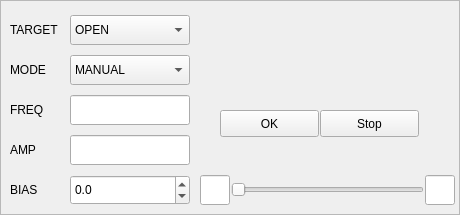
   <widget class="QFrame" name="TestRun">
    <property name="geometry">
     <rect>
      <x>690</x>
      <y>5</y>
      <width>460</width>
      <height>215</height>
     </rect>
    </property>
    <property name="mouseTracking">
     <bool>true</bool>
    </property>
    <property name="frameShape">
     <enum>QFrame::StyledPanel</enum>
    </property>
    <property name="frameShadow">
     <enum>QFrame::Raised</enum>
    </property>
    <widget class="QComboBox" name="waveModeCombo">
     <property name="geometry">
      <rect>
       <x>70</x>
       <y>55</y>
       <width>120</width>
       <height>30</height>
      </rect>
     </property>
     <property name="font">
      <font>
       <pointsize>9</pointsize>
      </font>
     </property>
     <property name="mouseTracking">
      <bool>true</bool>
     </property>
     <property name="toolTip">
      <string>&lt;html&gt;&lt;head/&gt;&lt;body&gt;&lt;p&gt;控制方式选择：MANUAL-手动控制，Sine-正弦曲线自动控制，Square-方波曲线自动控制，Triangular-三角波曲线自动控制&lt;/p&gt;&lt;/body&gt;&lt;/html&gt;</string>
     </property>
     <item>
      <property name="text">
       <string>MANUAL</string>
      </property>
     </item>
     <item>
      <property name="text">
       <string>Sine</string>
      </property>
     </item>
     <item>
      <property name="text">
       <string>Square</string>
      </property>
     </item>
     <item>
      <property name="text">
       <string>Triangular</string>
      </property>
     </item>
    </widget>
    <widget class="QLabel" name="MODELabel">
     <property name="geometry">
      <rect>
       <x>10</x>
       <y>50</y>
       <width>60</width>
       <height>40</height>
      </rect>
     </property>
     <property name="font">
      <font>
       <pointsize>9</pointsize>
      </font>
     </property>
     <property name="mouseTracking">
      <bool>true</bool>
     </property>
     <property name="toolTip">
      <string>&lt;html&gt;&lt;head/&gt;&lt;body&gt;&lt;p&gt;模块控制方式&lt;/p&gt;&lt;/body&gt;&lt;/html&gt;</string>
     </property>
     <property name="text">
      <string>MODE</string>
     </property>
    </widget>
    <widget class="QPushButton" name="confirmButton">
     <property name="geometry">
      <rect>
       <x>220</x>
       <y>110</y>
       <width>99</width>
       <height>27</height>
      </rect>
     </property>
     <property name="font">
      <font>
       <pointsize>9</pointsize>
      </font>
     </property>
     <property name="mouseTracking">
      <bool>true</bool>
     </property>
     <property name="toolTip">
      <string>&lt;html&gt;&lt;head/&gt;&lt;body&gt;&lt;p&gt;控制运动允许&lt;/p&gt;&lt;/body&gt;&lt;/html&gt;</string>
     </property>
     <property name="text">
      <string>OK</string>
     </property>
    </widget>
    <widget class="QLineEdit" name="manualMax">
     <property name="geometry">
      <rect>
       <x>425</x>
       <y>175</y>
       <width>30</width>
       <height>30</height>
      </rect>
     </property>
     <property name="sizePolicy">
      <sizepolicy hsizetype="Ignored" vsizetype="Fixed">
       <horstretch>1</horstretch>
       <verstretch>0</verstretch>
      </sizepolicy>
     </property>
     <property name="font">
      <font>
       <pointsize>9</pointsize>
      </font>
     </property>
     <property name="toolTip">
      <string>&lt;html&gt;&lt;head/&gt;&lt;body&gt;&lt;p&gt;滑块控制范围上限&lt;/p&gt;&lt;/body&gt;&lt;/html&gt;</string>
     </property>
    </widget>
    <widget class="QLabel" name="TARGETLabel">
     <property name="geometry">
      <rect>
       <x>10</x>
       <y>10</y>
       <width>60</width>
       <height>40</height>
      </rect>
     </property>
     <property name="font">
      <font>
       <pointsize>9</pointsize>
      </font>
     </property>
     <property name="mouseTracking">
      <bool>true</bool>
     </property>
     <property name="toolTip">
      <string>&lt;html&gt;&lt;head/&gt;&lt;body&gt;&lt;p&gt;模块工作模式&lt;/p&gt;&lt;/body&gt;&lt;/html&gt;</string>
     </property>
     <property name="text">
      <string>TARGET</string>
     </property>
    </widget>
    <widget class="QLabel" name="BIASLabel">
     <property name="geometry">
      <rect>
       <x>10</x>
       <y>170</y>
       <width>60</width>
       <height>40</height>
      </rect>
     </property>
     <property name="font">
      <font>
       <pointsize>9</pointsize>
      </font>
     </property>
     <property name="mouseTracking">
      <bool>true</bool>
     </property>
     <property name="toolTip">
      <string>&lt;html&gt;&lt;head/&gt;&lt;body&gt;&lt;p&gt;偏移量 / 手动控制中的目标值&lt;/p&gt;&lt;/body&gt;&lt;/html&gt;</string>
     </property>
     <property name="text">
      <string>BIAS</string>
     </property>
    </widget>
    <widget class="QLineEdit" name="manualMin">
     <property name="geometry">
      <rect>
       <x>200</x>
       <y>175</y>
       <width>30</width>
       <height>30</height>
      </rect>
     </property>
     <property name="sizePolicy">
      <sizepolicy hsizetype="Ignored" vsizetype="Fixed">
       <horstretch>1</horstretch>
       <verstretch>0</verstretch>
      </sizepolicy>
     </property>
     <property name="font">
      <font>
       <pointsize>9</pointsize>
      </font>
     </property>
     <property name="toolTip">
      <string>&lt;html&gt;&lt;head/&gt;&lt;body&gt;&lt;p&gt;滑块控制范围下限&lt;/p&gt;&lt;/body&gt;&lt;/html&gt;</string>
     </property>
    </widget>
    <widget class="QDoubleSpinBox" name="txtBias">
     <property name="geometry">
      <rect>
       <x>70</x>
       <y>175</y>
       <width>120</width>
       <height>30</height>
      </rect>
     </property>
     <property name="sizePolicy">
      <sizepolicy hsizetype="Preferred" vsizetype="Fixed">
       <horstretch>0</horstretch>
       <verstretch>0</verstretch>
      </sizepolicy>
     </property>
     <property name="font">
      <font>
       <pointsize>9</pointsize>
      </font>
     </property>
     <property name="mouseTracking">
      <bool>true</bool>
     </property>
     <property name="toolTip">
      <string>&lt;html&gt;&lt;head/&gt;&lt;body&gt;&lt;p&gt;开环：%，电流：mA，速度：rpm，位置：°&lt;/p&gt;&lt;/body&gt;&lt;/html&gt;</string>
     </property>
     <property name="decimals">
      <number>1</number>
     </property>
     <property name="minimum">
      <double>-99999.000000000000000</double>
     </property>
     <property name="maximum">
      <double>99999.000000000000000</double>
     </property>
     <property name="singleStep">
      <double>0.100000000000000</double>
     </property>
    </widget>
    <widget class="QComboBox" name="cmbWorkMode">
     <property name="geometry">
      <rect>
       <x>70</x>
       <y>15</y>
       <width>120</width>
       <height>30</height>
      </rect>
     </property>
     <property name="font">
      <font>
       <pointsize>9</pointsize>
      </font>
     </property>
     <property name="mouseTracking">
      <bool>true</bool>
     </property>
     <property name="toolTip">
      <string>&lt;html&gt;&lt;head/&gt;&lt;body&gt;&lt;p&gt;工作模式选择：OPEN-开环，CUR-电流模式，SPD-速度模式，POS-位置模式&lt;/p&gt;&lt;/body&gt;&lt;/html&gt;</string>
     </property>
     <item>
      <property name="text">
       <string>OPEN</string>
      </property>
     </item>
     <item>
      <property name="text">
       <string>CUR</string>
      </property>
     </item>
     <item>
      <property name="text">
       <string>SPD</string>
      </property>
     </item>
     <item>
      <property name="text">
       <string>POS</string>
      </property>
     </item>
    </widget>
    <widget class="QLabel" name="FREQLabel">
     <property name="geometry">
      <rect>
       <x>10</x>
       <y>90</y>
       <width>60</width>
       <height>40</height>
      </rect>
     </property>
     <property name="font">
      <font>
       <pointsize>9</pointsize>
      </font>
     </property>
     <property name="mouseTracking">
      <bool>true</bool>
     </property>
     <property name="toolTip">
      <string>&lt;html&gt;&lt;head/&gt;&lt;body&gt;&lt;p&gt;自动控制的曲线频率&lt;/p&gt;&lt;/body&gt;&lt;/html&gt;</string>
     </property>
     <property name="text">
      <string>FREQ</string>
     </property>
    </widget>
    <widget class="QLineEdit" name="frequencyLineEdit">
     <property name="enabled">
      <bool>true</bool>
     </property>
     <property name="geometry">
      <rect>
       <x>70</x>
       <y>95</y>
       <width>120</width>
       <height>30</height>
      </rect>
     </property>
     <property name="font">
      <font>
       <pointsize>9</pointsize>
      </font>
     </property>
     <property name="toolTip">
      <string>&lt;html&gt;&lt;head/&gt;&lt;body&gt;&lt;p&gt;频率（Hz）&lt;/p&gt;&lt;/body&gt;&lt;/html&gt;</string>
     </property>
    </widget>
    <widget class="QSlider" name="manualSlider">
     <property name="geometry">
      <rect>
       <x>231</x>
       <y>175</y>
       <width>193</width>
       <height>29</height>
      </rect>
     </property>
     <property name="sizePolicy">
      <sizepolicy hsizetype="Ignored" vsizetype="Fixed">
       <horstretch>8</horstretch>
       <verstretch>0</verstretch>
      </sizepolicy>
     </property>
     <property name="font">
      <font>
       <pointsize>9</pointsize>
      </font>
     </property>
     <property name="mouseTracking">
      <bool>true</bool>
     </property>
     <property name="toolTip">
      <string>&lt;html&gt;&lt;head/&gt;&lt;body&gt;&lt;p&gt;BIAS滑块&lt;/p&gt;&lt;/body&gt;&lt;/html&gt;</string>
     </property>
     <property name="maximum">
      <number>100</number>
     </property>
     <property name="orientation">
      <enum>Qt::Horizontal</enum>
     </property>
    </widget>
    <widget class="QPushButton" name="stopButton">
     <property name="geometry">
      <rect>
       <x>320</x>
       <y>110</y>
       <width>99</width>
       <height>27</height>
      </rect>
     </property>
     <property name="font">
      <font>
       <pointsize>9</pointsize>
      </font>
     </property>
     <property name="mouseTracking">
      <bool>true</bool>
     </property>
     <property name="toolTip">
      <string>&lt;html&gt;&lt;head/&gt;&lt;body&gt;&lt;p&gt;运动停止&lt;/p&gt;&lt;/body&gt;&lt;/html&gt;</string>
     </property>
     <property name="text">
      <string>Stop</string>
     </property>
    </widget>
    <widget class="QLineEdit" name="AmplitudeLineEdit">
     <property name="enabled">
      <bool>true</bool>
     </property>
     <property name="geometry">
      <rect>
       <x>70</x>
       <y>135</y>
       <width>120</width>
       <height>30</height>
      </rect>
     </property>
     <property name="font">
      <font>
       <pointsize>9</pointsize>
      </font>
     </property>
     <property name="toolTip">
      <string>&lt;html&gt;&lt;head/&gt;&lt;body&gt;&lt;p&gt;振幅（开环：%，电流：mA，速度：rpm，位置：°）&lt;/p&gt;&lt;/body&gt;&lt;/html&gt;</string>
     </property>
    </widget>
    <widget class="QLabel" name="AMPLabel">
     <property name="geometry">
      <rect>
       <x>10</x>
       <y>130</y>
       <width>60</width>
       <height>40</height>
      </rect>
     </property>
     <property name="font">
      <font>
       <pointsize>9</pointsize>
      </font>
     </property>
     <property name="mouseTracking">
      <bool>true</bool>
     </property>
     <property name="toolTip">
      <string>&lt;html&gt;&lt;head/&gt;&lt;body&gt;&lt;p&gt;自动控制的曲线振幅&lt;/p&gt;&lt;/body&gt;&lt;/html&gt;</string>
     </property>
     <property name="text">
      <string>AMP</string>
     </property>
    </widget>
   </widget>
